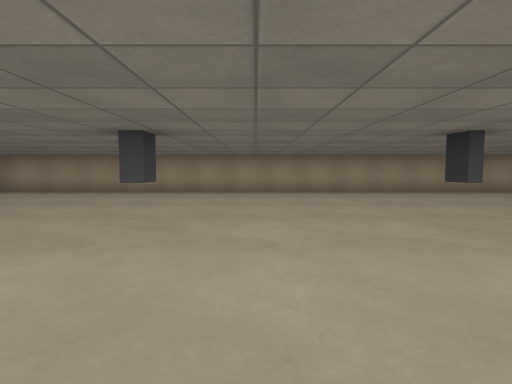
View 1 (above)

17 first-person views from a walk through a 3-D level made in the Godot game engine. The camera is 1.2 m above the floor, tilts 4° down and sees 80° across. The floor is counted in squares, 2 m on a side. Each view is taken from the middle of a square. On the plan, view 1 faces up. The plan holds only what a view shows up to about 9 squares ahead; the rest is blank. Surface patterns are stand-ins for the level's own textures.

View 2
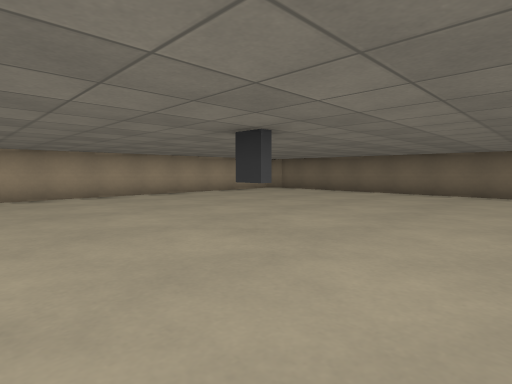

View 3
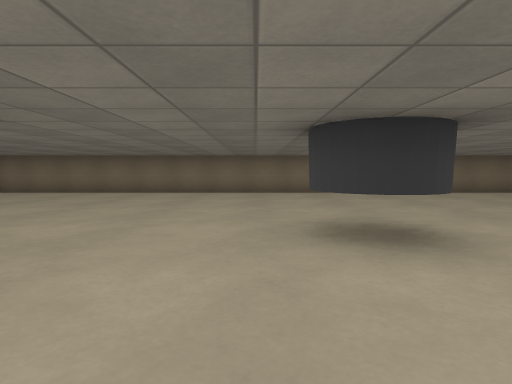

View 4
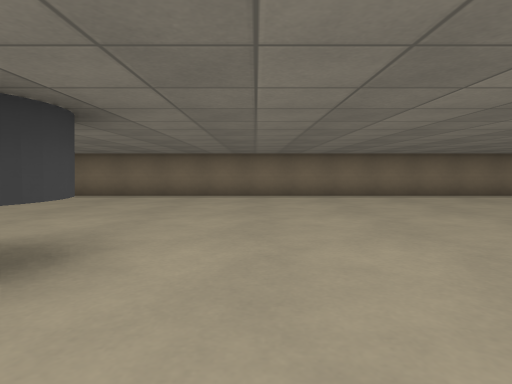

View 5
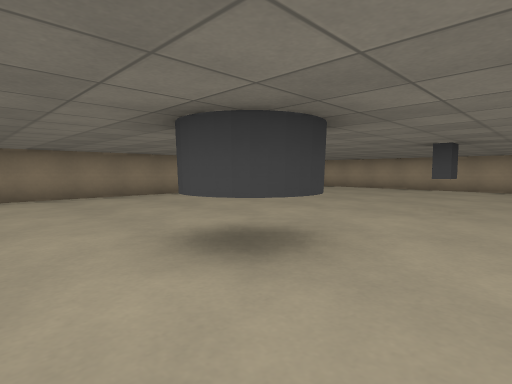

View 6
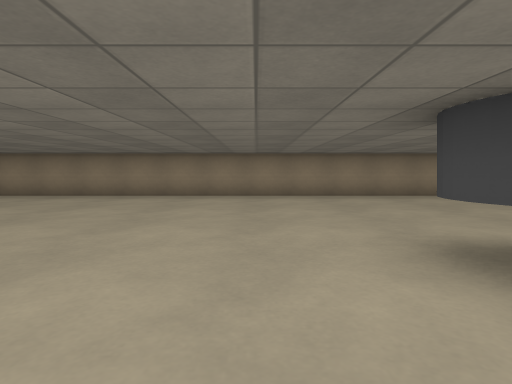

View 7
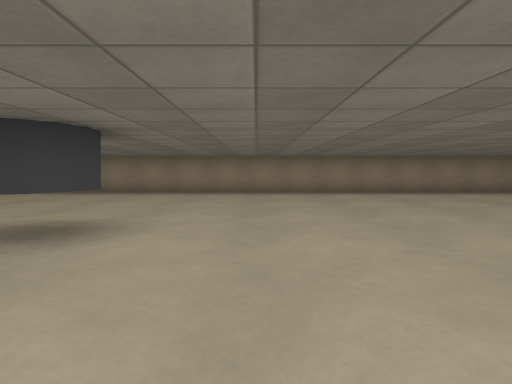

View 8
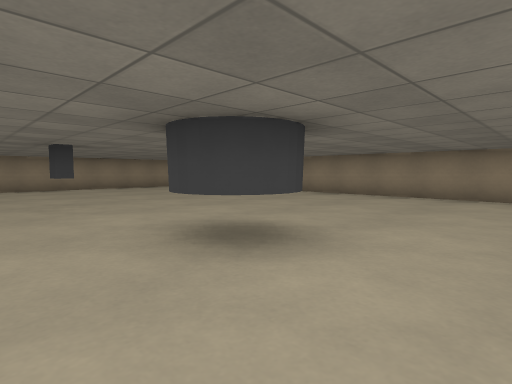

View 9
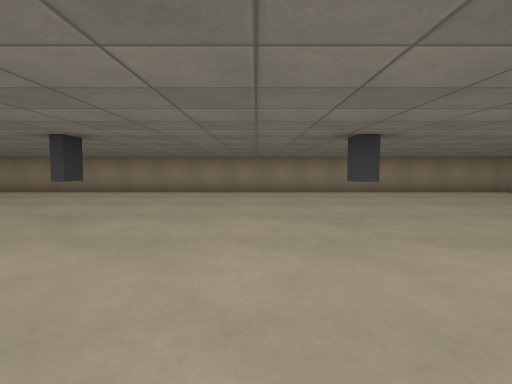

View 10
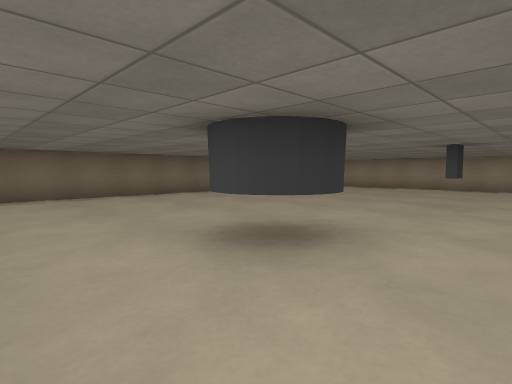

View 11
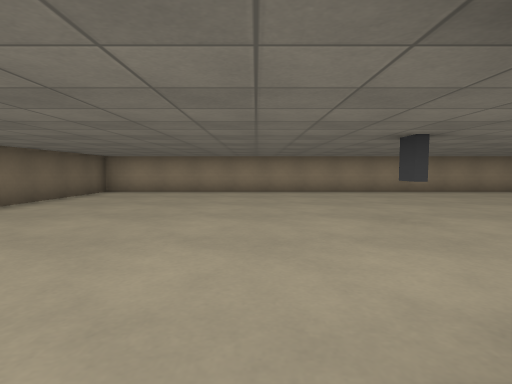

View 12
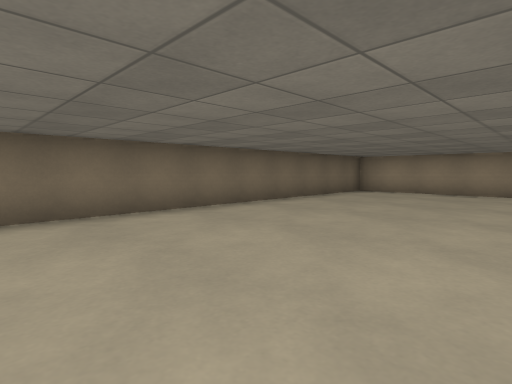

View 13
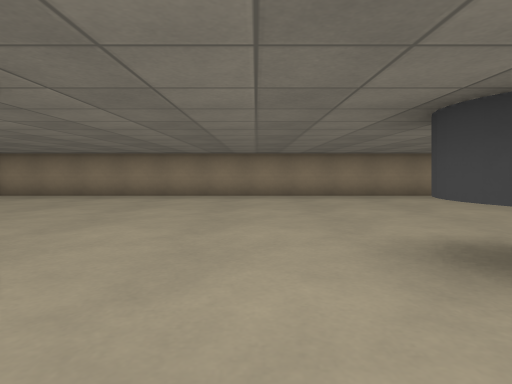

View 14
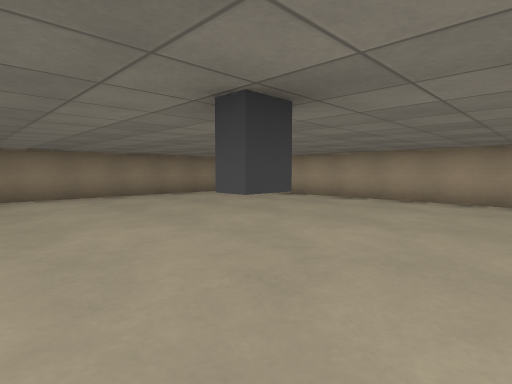

View 15
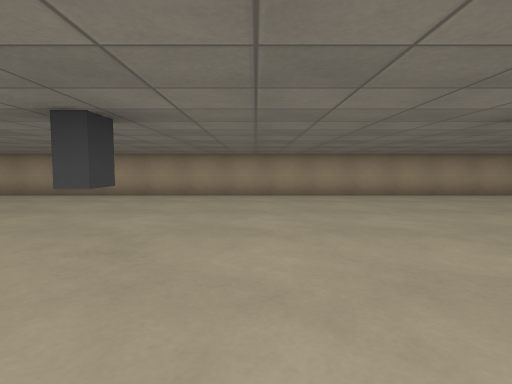

View 16
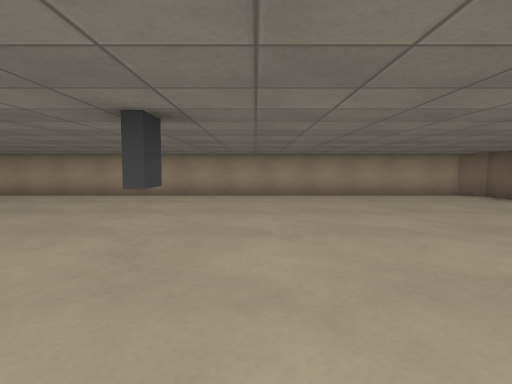

View 17
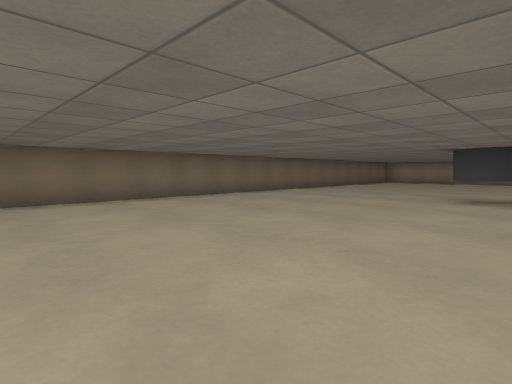

### Floor plan
Points are (right, up) in squares from view 1. A wall is a line through its corners. A room is listed if a view was taken in it or the views show most of it. See-through windows are left out.
Room 1 (views 1, 2, 3, 4, 5, 6, 7, 8, 9, 10, 11, 12, 13, 14, 15, 16, 17)
walls: (2.1, 3) (2.1, 3.5); (-1.1, -13.2) (-1.1, -13.8); (2.3, -13.2) (2.3, -13.8); (-1.1, 3.5) (-1.1, 3); (2.3, 3.5) (2.3, 3); (2.1, -13.8) (2.1, -13.2); (-7.3, 7.6) (-7.3, -18.1); (-7, -18.7) (8.3, -18.7) (8.3, 8) (7.9, 8.4) (-7.1, 8.4)

Where each view was taken, in squares from view 1:
view 1: 0 up, 0 right, facing up
view 2: 1 up, 0 right, facing up-right
view 3: 1 up, 0 right, facing right
view 4: 2 down, 1 right, facing right
view 5: 2 down, 0 right, facing up-left
view 6: 2 down, 0 right, facing left
view 7: 8 down, 1 right, facing left
view 8: 8 down, 0 right, facing down-left
view 9: 10 down, 0 right, facing down
view 10: 8 down, 1 right, facing down-right
view 11: 10 down, 4 right, facing down
view 12: 10 down, 4 right, facing down-right
view 13: 12 down, 0 right, facing left
view 14: 2 up, 0 right, facing up-left
view 15: 1 up, 0 right, facing up
view 16: 1 up, 3 right, facing up
view 17: 3 down, 2 right, facing down-right
